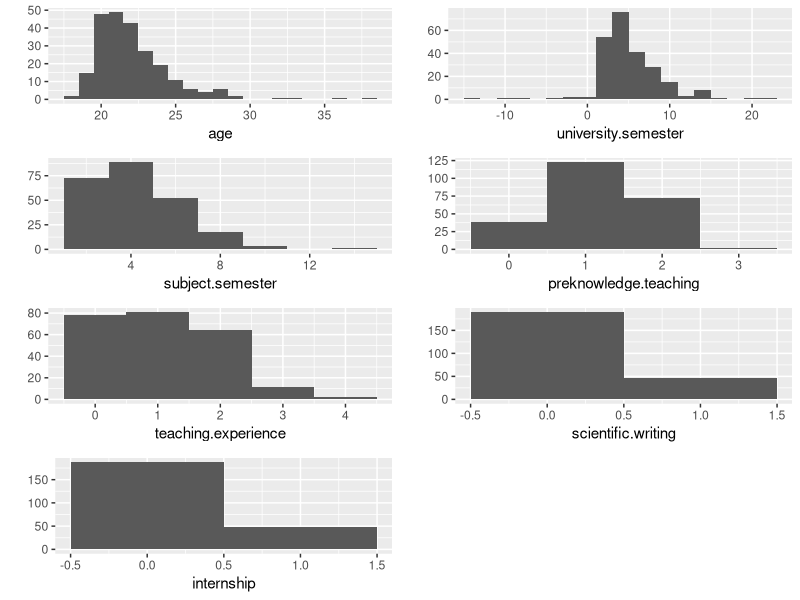
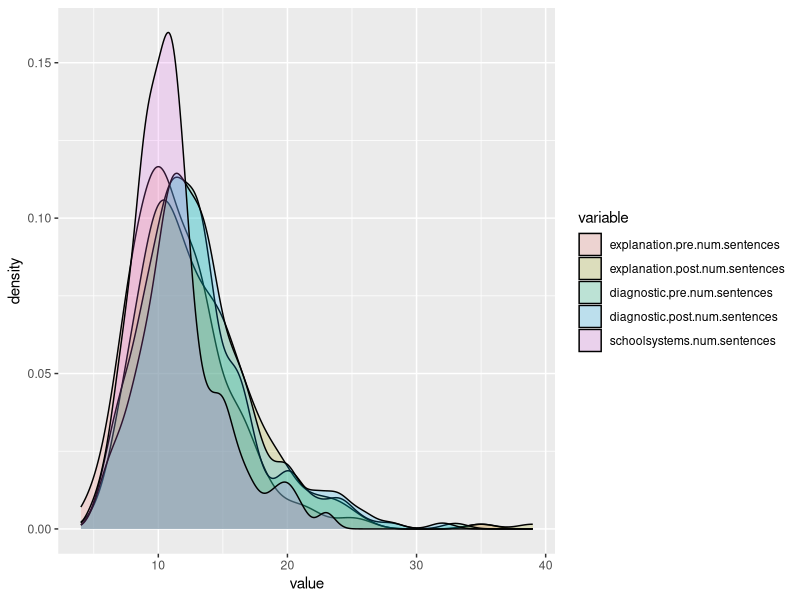
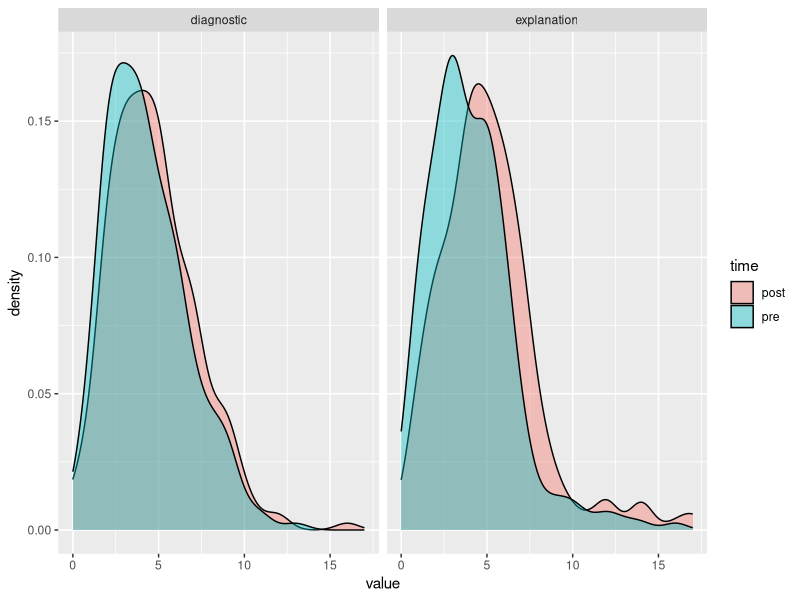
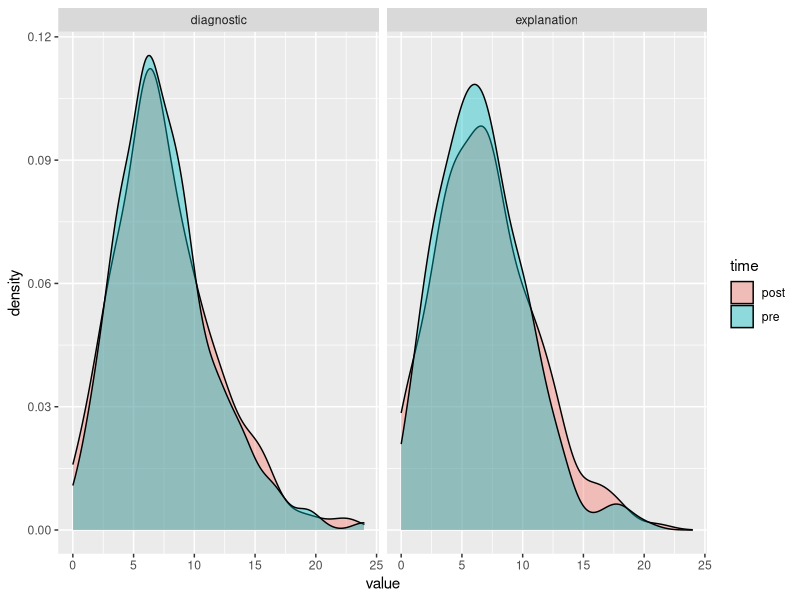
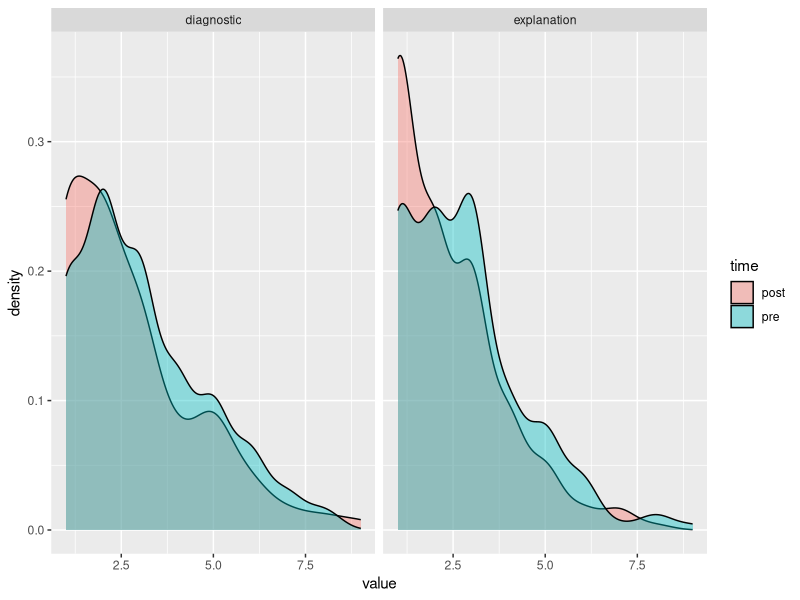
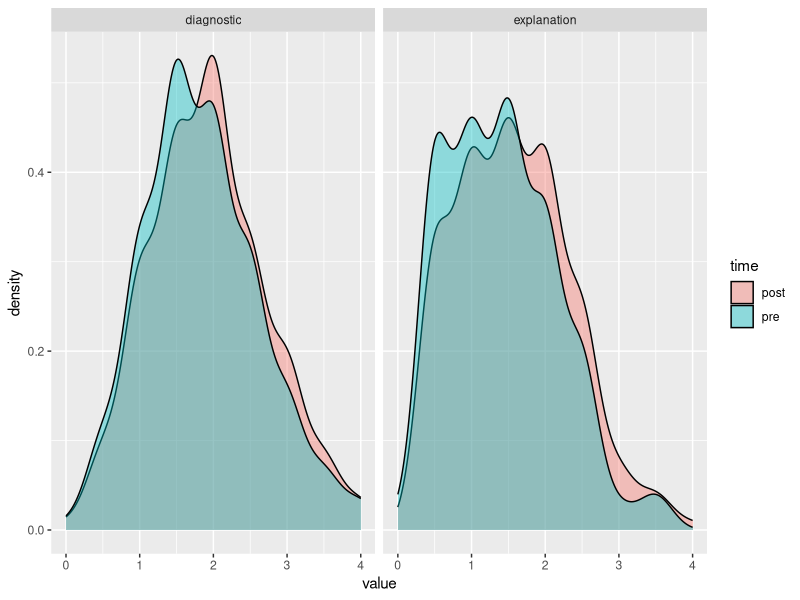
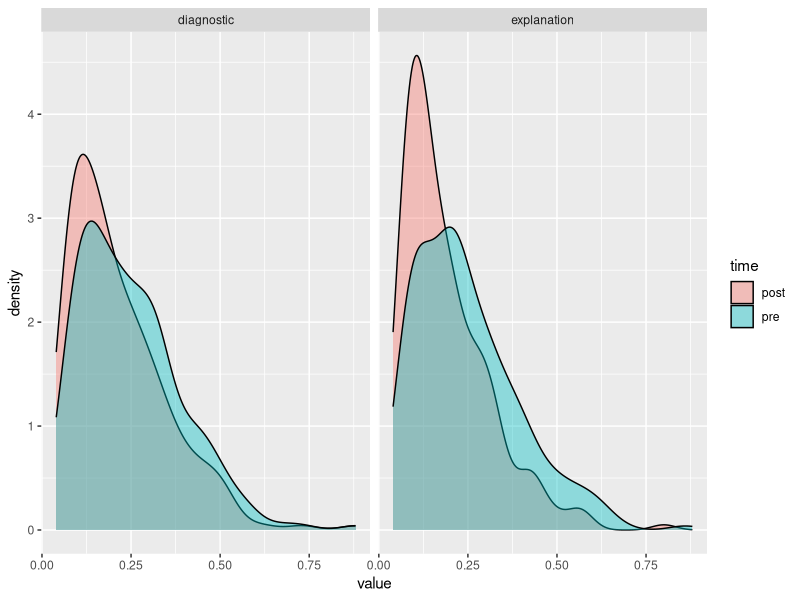

The R source for these figures, in order:
## ---- chunk 1
options(warn=-1)
## ---- chunk 2
library(ggplot2)
library(reshape2)
library(dplyr)
library(gridExtra)
library(scales)
library(psych)
# library(nFactors)
# library(FactoMineR)
## ---- chunk 3
color.one <- "#21313E"
color.two <- "#4CA173"
## ---- chunk 4
density.plot <- function(measures) {
  # Get columns of text measure variables
  col.nums <- match(measures, names(data))
  
  # Melt data frame to long format
  text.measures.long <- melt(dplyr::select(data, col.nums))
  
  # Assign new variable to data frame
  # Regex check if variable is pre or post
  text.measures.long$time <- as.factor(ifelse(grepl("pre", 
                                          text.measures.long$variable, 
                                          ignore.case = TRUE), "pre", "post"))
  text.measures.long$text <- as.factor(ifelse(grepl("diagnostic", 
                                          text.measures.long$variable, 
                                          ignore.case = TRUE), "diagnostic", "explanation"))
  
  # Plot coherence sentences
  ggplot(text.measures.long, aes(x = value, fill = time)) +
    geom_density(alpha = .4) +
    facet_grid( ~ text)
}
## ---- chunk 5
data <- read.csv("../data/data-lecture-study.csv", sep = ";")
## ---- chunk 6
histogram.age <- qplot(age, data = data, geom = "histogram", binwidth = 1)
histogram.university.semester <- qplot(university.semester, data = data, 
                                       geom = "histogram", binwidth = 2)
histogram.subject.semester <- qplot(subject.semester, data = data, 
                                    geom = "histogram", binwidth = 2)
histogram.preknowledge.teaching <- qplot(preknowledge.teaching, data = data, 
                                         geom = "histogram", binwidth = 1)
histogram.teaching.experience <- qplot(teaching.experience, data = data, 
                                       geom = "histogram", binwidth = 1)
histogram.scientific.writing <- qplot(scientific.writing, data = data, 
                                       geom = "histogram", binwidth = 1)
histogram.internship <- qplot(internship, data = data, 
                                       geom = "histogram", binwidth = 1)

grid.arrange(histogram.age, histogram.university.semester,
            histogram.subject.semester, histogram.preknowledge.teaching,
            histogram.teaching.experience, histogram.scientific.writing,
            histogram.internship, ncol = 2)
## ---- chunk 7
data$university.semester <- abs(data$university.semester)
## ---- chunk 8
# Select all variables of text coherence questionnaire
coherence.data <- select(data, c(13, 14, 15, 16, 17, 18, 20, 22, 23, 24, 25))

# fit <- factanal(coherence.data, 2, rotation = "varimax")
# print(fit, digits = 2, cutoff = .3, sort = TRUE)
# load <- fit$loadings[, 1:2]
# plot(load, type = "n")
# text(load, labels = names(coherence.data), cex = .7)

# ev <- eigen(cor(coherence.data)) # get eigenvalues
# ap <- parallel(subject=nrow(coherence.data),var=ncol(coherence.data),
#   rep=100,cent=.05)
# nS <- nScree(x=ev$values, aparallel=ap$eigen$qevpea)
# plotnScree(nS)
# 
# result <- PCA(coherence.data)
## ---- chunk 9
# Save variable names in vector
sentences.variables <- 
  c("explanation.pre.num.sentences", "explanation.post.num.sentences",
    "diagnostic.pre.num.sentences", "diagnostic.post.num.sentences",
    "schoolsystems.num.sentences")

# Find columns that match variable names
col.nums <- match(sentences.variables, names(data))

# Select columns from data frame and bring data to long format
sentences <- melt(dplyr::select(data, col.nums))

# Draw density histogram of sentence variables
ggplot(sentences, aes(x = value, fill = variable)) +
  geom_density(alpha = .2)
## ---- chunk 10
# Save variable names in vectors
coherence.measures <- c("explanation.pre.coh.sen", "explanation.post.coh.sen",
                   "diagnostic.pre.coh.sen", "diagnostic.post.coh.sen")
non.coherence.measures <- c("explanation.pre.not.coh.sen", 
                            "explanation.post.not.coh.sen",
                            "diagnostic.pre.not.coh.sen",
                            "diagnostic.post.not.coh.sen")
cluster.measures <- c("explanation.pre.num.clusters",
                      "explanation.post.num.clusters",
                      "diagnostic.pre.num.clusters",
                      "diagnostic.post.num.clusters")
## ---- chunk 11
density.plot(coherence.measures)
## ---- chunk 12
density.plot(non.coherence.measures)
## ---- chunk 13
density.plot(cluster.measures)
## ---- chunk 14
explanation.duplicate.prop <- prop.table(table(data$explanation.duplicate))
diagnostic.duplicate.prop <- prop.table(table(data$diagnostic.duplicate))
## ---- chunk 15
global.coherence.variables <- c("explanation.global.coherence.pre",
                                            "explanation.global.coherence.post",
                                            "diagnostic.global.coherence.post",
                                            "diagnostic.global.coherence.pre")
density.plot(global.coherence.variables)
## ---- chunk 16
# Melt data frame to long format
col.nums <- match(global.coherence.variables, names(data))
global.coherence <- melt(dplyr::select(data, col.nums))

# Assign new variable to data frame
# Regex check if variable is pre or post
global.coherence$time <- as.factor(ifelse(grepl("pre", 
                                        global.coherence$variable, 
                                        ignore.case = TRUE), "pre", "post"))
global.coherence$text <- as.factor(ifelse(grepl("diagnostic", 
                                        global.coherence$variable, 
                                        ignore.case = TRUE), "diagnostic", "explanation"))

# Select variables
global.coherence <- select(global.coherence, value, time, text)
  
## ---- chunk 17
local.cohesion.variables <- c("explanation.local.cohesion.pre",
                                            "explanation.local.cohesion.post",
                                            "diagnostic.local.cohesion.post",
                                            "diagnostic.local.cohesion.pre")
density.plot(local.cohesion.variables)
